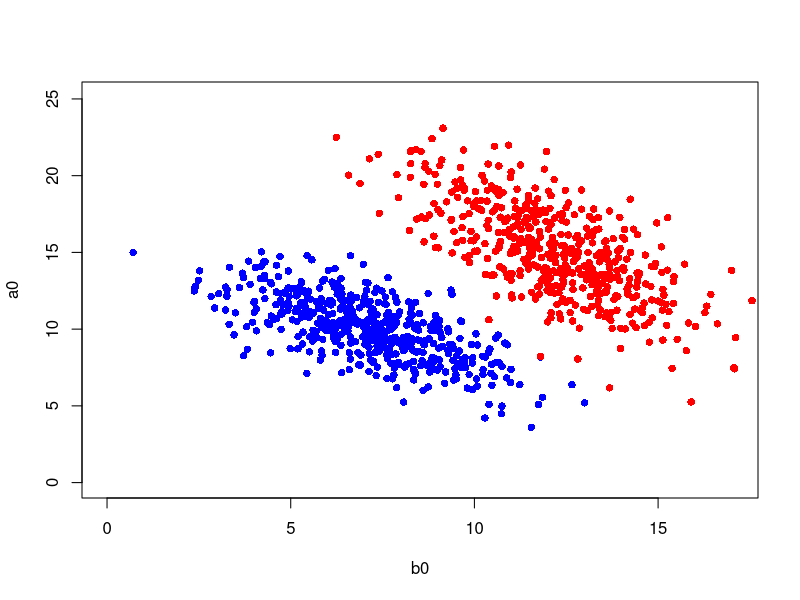

R code for this plot: (Note: a time limit stopped this script after it produced the figure.)
# R code to simulate basal and apical data and compute the probabilities  of a 2nd AP
# given (a) basal and (b) basal and apical input.

# The MASS library is required for simulating from a bivariate Gaussian distribution.

library(MASS)

# Set the seed to make the results reporducible.

set.seed(1357531)

# The following commands are those required to generate data from a bivariate
# Gaussian distribution for the joint distributions of basal and apical inputs,
# separately for the two groups, Z_2 =0 and Z_2 =1.
# Since th emarginal and conditional distributions of a bivariate Gaussian are
# univariate Gaussian, we simulte the basal data first, and then the 
# apical data given the basal data.

# ngroup is the number of observations assumed in each group.

ngroup =500; ma1 = 15; ma0 =10;  sda1 =3; sda0 =2
mb1 = 12;  mb0 = 7; sdb1=2; sdb0 =2
corr1 = -0.7; corr0 = -0.7

# Simulate the basal data from two different univariate Gaussian distributions
# with means mb1 and mb0, respectively, and standard deviations, sdb1, sdb0.

b1 <- rnorm(ngroup, mb1, sdb1)
b0 <- rnorm(ngroup,mb0 , sdb0)


# Set up the parameters for the conditional distributions of apical input given basal input.


csd1 = sda1*sqrt(1-corr1^2) ; csd0 = sda0*sqrt(1-corr0^2)

beta1 = corr1*sda1/sdb1
alpha1 = ma1 - beta1*mean(b1)

beta0 = corr0*sda0/sdb0
alpha0 = ma0 - beta0*mean(b0)

# Simulate from the conditional distirbutions of apical input given basal input.

a1 <- rnorm(ngroup, alpha1+beta1*b1, csd1)
a0 <- rnorm(ngroup,  alpha0 +beta0*b0, csd0)


edge=2; xmax = max(a0, b0)  +edge; ymax = max(a1, b1)+edge
xmin=min(a0, b0) ; ymin=min(a1, b1)-edge

# Plot the data: 0s in blue, 1s in red

plot(b0, a0, col="blue", pch=16,xlim=c(0,xmax), ylim=c(0,ymax), pty="s")

points(b1, a1, col="red", pch=16)


# Sample from posteriors: Normal unknown variance

# First, b0. Simulate the unknown mean and variance parameters for group 0.
# sig2b0 is sigma^2_0 and meanb0 is mu_0.

bm0 = mean(b0); bv0 =var(b0); n0 = ngroup

nsim =10000

sig2b0 = (n0-1)*bv0 / rchisq(nsim, n0 -1)
meanb0 = rnorm(nsim, bm0, sqrt(sig2b0/n0))

# Second, b1. Simulate the unknown mean and variance parameters for group 1.
# sig2b1 is sigma^2_1 and meanb0 is mu_1.

bm1 = mean(b1); bv1 =var(b1); n1 = ngroup

nsim =10000

sig2b1 = (n1-1)*bv1 / rchisq(nsim, n1 -1)
meanb1 = rnorm(nsim, bm1, sqrt(sig2b1/n1))


# Third, simulate the parameters in the regression model for A_0 given B_0 (and Z_2 =0)
# sig2ab0 is sigma^2_3, and beta0 is psi_0 = (alpha_0, beta_0).


lm0 = lm(a0 ~ b0, x = TRUE)

coef0 = coef(lm0)
X0 = lm0$x
V0 = solve(t(X0)%*%X0)
df0 = ngroup-2
rss0 = sum(lm0$residuals^2)/df0

sig2ab0 = df0*rss0/rchisq(nsim, df0)
psi0 = matrix(0, nrow= nsim, ncol=2)
for (i in 1:nsim){SIG =  sig2ab0[i]*V0; 
psi0[i,] = mvrnorm(n = 1,mu = coef0, Sigma =SIG )}

# Fourth,  simulate the parameters in the regression model for A_0 given B_0 (and Z_2 =0)
# sig2ab1 is sigma^2_4, and beta1 is psi_1 = (alpha_1, beta_1).

lm1 = lm(a1 ~ b1, x = TRUE)

coef1 = coef(lm1)
X1 = lm1$x
V1 = solve(t(X1)%*%X1)
df1 = ngroup-2
rss1 = sum(lm1$residuals^2)/df1

sig2ab1 = df1*rss1/rchisq(nsim, df1)
psi1 = matrix(0, nrow= nsim, ncol=2)
for (i in 1:nsim){SIG =  sig2ab1[i]*V1; 
psi1[i,] = mvrnorm(n = 1,mu = coef1, Sigma =SIG )}

# Collect samples from posterior distributions

poster = cbind(meanb0, sig2b0, meanb1, sig2b1, psi0, sig2ab0, psi1, sig2ab1)



# Prediction of posterior  probability given the basal input
# newB  is a scalar here....the new value of b

predB = function(newB, x){
priorLO = -5.2933
temp = priorLO + 0.5*log(x[2]/x[4]) - (newB - x[3])^2/(2*x[4]) +  (newB - x[1])^2/(2*x[2]) 
1/(1 + exp(-temp))
 }
 
 # Make a prediction for a single new basal input
 
 



# Prediction of posterior  probability given the basal input and apical input
# newBA is a vector here....the new values of (b, a).

predBA = function(newBA, x){
priorLO = -5.2933
temp1 = priorLO + 0.5*log(x[2]/x[4]) - (newBA[1] - x[3])^2/(2*x[4]) +  (newBA[1] - x[1])^2/(2*x[2]) 
temp2 = 0.5*log(x[7]/x[10]) - (newBA[2] - x[8] - x[9]*newBA[1])^2/(2*x[10]) +  (newBA[2] - x[5] -x[6]*newBA[1])^2/(2*x[7]) 

1/(1 + exp(-(temp1 + temp2)))
 }



# Create output posterior probabilities.... NB.... basal first, apical second


# Define a grid of values of the basal and apical inputs

apic = seq(8, 17, .5)
bas = seq(8, 17, .5)
BAvals = expand.grid(bas, apic)
names(BAvals) = c("bas", "apic")

npts = nrow(BAvals)

# Initialise matrices to store the results.

PPest = matrix(0, nrow= npts, ncol=2)
PPstat = matrix(0, nrow=npts, ncol=4)

# For each new pair of basal and apical input, we apply the functions predB and predBA
# to compute Monte Carlo approximations for the posterior probabilities given (a) basal input
# and (b) both basal and apical input.

# PPest stores the two estimated posterior probabilities.
# PPstat stores the Monte Carlo standard error and three quantiles of the posterior
# distribution of P(S_2|b, a, theta).

for (i in 1:npts){
newvals =as.matrix(BAvals[i,])
ppvalsB = apply(poster[,1:4], 1, predB, newB = newvals[1])
ppvalsBA = apply(poster, 1, predBA, newBA = newvals)
PPest[i, 1] = mean(ppvalsB)
PPest[i, 2] = mean(ppvalsBA)
PPstat[i,] = c(sd(ppvalsBA)/sqrt(nsim), quantile(ppvalsBA, probs=c(0.05, 0.5, 0.95)))
}

# Set the working directory, in which the files will be placed.

setwd("/Users/jk/Desktop/KPAGL")

# Write to file the basal and apical inputs and the corresponding estimates of the 
# posterior probability of S_2 given both basal and apical inputs.

# This file will then be read into Mathematica to produce contour and surface plots
# for the supplementary file, S2 File.

PPdat = cbind(BAvals, PPest[,2])
write.table(PPdat, file ="PPdat.csv", row.names =FALSE, col.names =FALSE, sep =",")


PPdat2 = cbind(BAvals, PPest)
write.table(PPdat, file ="PPdat2.csv", row.names =FALSE, col.names =FALSE, sep =",")

# Write to file all the computed quantities for each pair of basal and apical inputs.

PPstats =cbind(PPdat2, PPstat)
write.table(PPstats, file ="PPstats.csv", row.names =FALSE, col.names =FALSE, sep =",")

# Make a plot of data for first figure in the supplementary, S2 File.		

plot(b0, a0, col="blue", pch=16, xlim=c(0,xmax), ylim=c(0,ymax), xlab="Basal input", ylab ="Apical input")
points(b1, a1, col="red", pch=16)
legend("bottomleft", legend =c("0", "1"), col=c("blue", "red"), pch =c(16, 16), inset=c(0.05, 0.05))
